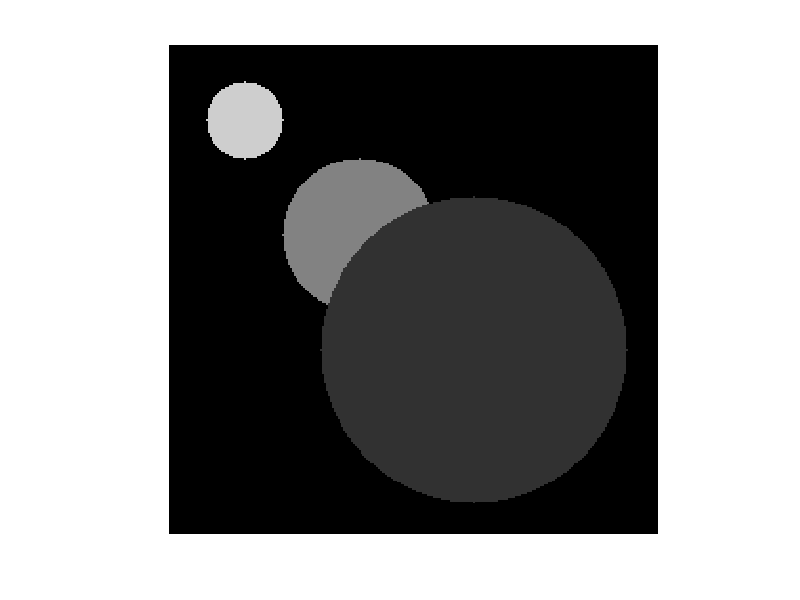

Reproduce this figure in MATLAB.
% Define the image size
imageSizeX = 256;
imageSizeY = 256;

% Create a black image
image = zeros(imageSizeX, imageSizeY);

% Define the positions and radii of the circles
positions = [40 40; 100 100; 160 160]; % [x y] coordinates
radii = [20, 40, 80]; % radii of the circles

% Define the gray levels for each circle
grayLevels = [0.8, 0.5, 0.2]; % 1 is white, 0 is black

% Create the circles in the image
for k = 1:length(radii)
    [columnsInImage, rowsInImage] = meshgrid(1:imageSizeY, 1:imageSizeX);
    % Calculate the pixels within the current circle
    circlePixels = (rowsInImage - positions(k,2)).^2 ...
        + (columnsInImage - positions(k,1)).^2 <= radii(k).^2;
    image(circlePixels) = grayLevels(k);
end

% Display the image
imshow(image, 'InitialMagnification', 'fit');
colormap(gray); % Use a gray colormap
axis off;
axis image;